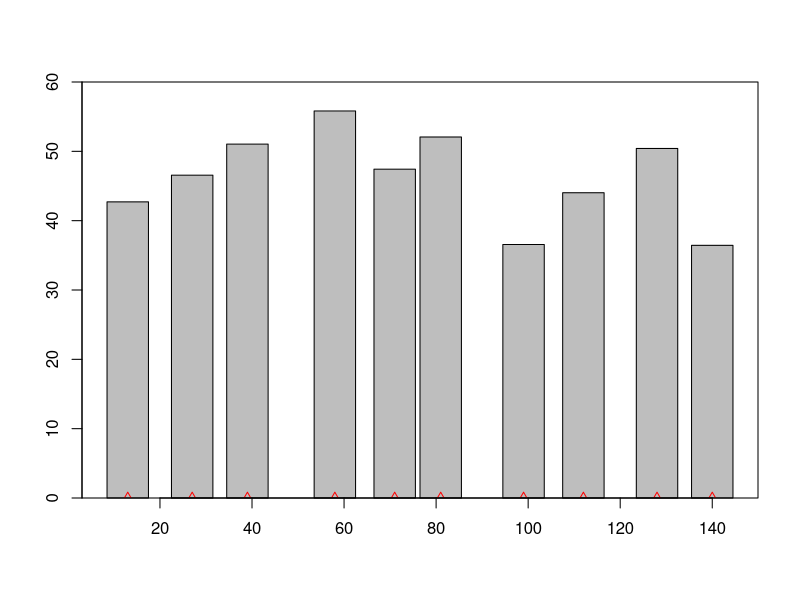

Here is the R script that generated this plot:
x <- round((1:10)* 14 + runif(10, min=-5, max=5))

y <- rnorm(x, mean=50, sd=10)

tbarplot <- function(x, y, wbox = min(diff(x))*0.9, ofs=0.5, ...) {
  barplot(y, wbox, space = c(x[1]-wbox*ofs, (diff(x)-wbox ))/wbox, ...)
}


tbarplot(x,y, ylim=c(0, 60))
points(x,rep(0, length(x)), pch=2, col="red")
axis(1)
box()